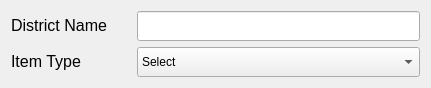
   <widget class="QWidget" name="layoutWidget">
    <property name="geometry">
     <rect>
      <x>770</x>
      <y>490</y>
      <width>431</width>
      <height>69</height>
     </rect>
    </property>
    <layout class="QFormLayout" name="formLayout_2">
     <property name="horizontalSpacing">
      <number>30</number>
     </property>
     <item row="0" column="0">
      <widget class="QLabel" name="label_district_name">
       <property name="font">
        <font>
         <pointsize>10</pointsize>
        </font>
       </property>
       <property name="text">
        <string>&lt;html&gt;&lt;head/&gt;&lt;body&gt;&lt;p align=&quot;center&quot;&gt;&lt;span style=&quot; font-size:12pt;&quot;&gt;District Name&lt;/span&gt;&lt;/p&gt;&lt;/body&gt;&lt;/html&gt;</string>
       </property>
      </widget>
     </item>
     <item row="0" column="1">
      <widget class="QLineEdit" name="lineEdit_district_name">
       <property name="minimumSize">
        <size>
         <width>0</width>
         <height>30</height>
        </size>
       </property>
      </widget>
     </item>
     <item row="1" column="0">
      <widget class="QLabel" name="label_item_type">
       <property name="text">
        <string>&lt;html&gt;&lt;head/&gt;&lt;body&gt;&lt;p align=&quot;center&quot;&gt;&lt;span style=&quot; font-size:12pt;&quot;&gt;Item Type&lt;/span&gt;&lt;/p&gt;&lt;/body&gt;&lt;/html&gt;</string>
       </property>
      </widget>
     </item>
     <item row="1" column="1">
      <widget class="QComboBox" name="comboBox_item_type">
       <property name="minimumSize">
        <size>
         <width>0</width>
         <height>30</height>
        </size>
       </property>
       <item>
        <property name="text">
         <string>Select</string>
        </property>
       </item>
       <item>
        <property name="text">
         <string>Regular</string>
        </property>
       </item>
       <item>
        <property name="text">
         <string>Medical</string>
        </property>
       </item>
      </widget>
     </item>
    </layout>
   </widget>
